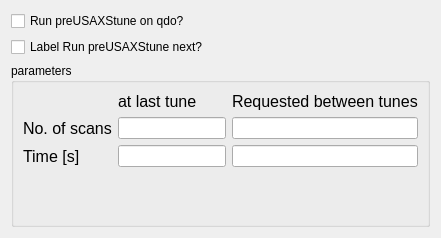
    <widget class="QWidget" name="tab_8">
     <attribute name="title">
      <string>Pre USAXS tune</string>
     </attribute>
     <layout class="QVBoxLayout" name="verticalLayout_5">
      <item>
       <layout class="QVBoxLayout" name="verticalLayout">
        <item>
         <widget class="QCheckBox" name="checkBox">
          <property name="text">
           <string>Run preUSAXStune on qdo?</string>
          </property>
         </widget>
        </item>
        <item>
         <widget class="QCheckBox" name="checkBox_2">
          <property name="text">
           <string>Label	Run preUSAXStune next?</string>
          </property>
         </widget>
        </item>
       </layout>
      </item>
      <item>
       <widget class="QGroupBox" name="groupBox_11">
        <property name="title">
         <string>parameters</string>
        </property>
        <layout class="QGridLayout" name="gridLayout">
         <item row="0" column="1">
          <widget class="QLabel" name="label_94">
           <property name="font">
            <font>
             <pointsize>12</pointsize>
            </font>
           </property>
           <property name="text">
            <string>at last tune</string>
           </property>
          </widget>
         </item>
         <item row="0" column="2">
          <widget class="QLabel" name="label_89">
           <property name="font">
            <font>
             <pointsize>12</pointsize>
            </font>
           </property>
           <property name="text">
            <string>Requested between tunes</string>
           </property>
          </widget>
         </item>
         <item row="1" column="0">
          <widget class="QLabel" name="label_85">
           <property name="font">
            <font>
             <pointsize>12</pointsize>
            </font>
           </property>
           <property name="text">
            <string>No. of scans</string>
           </property>
          </widget>
         </item>
         <item row="1" column="1">
          <widget class="caTextEntry" name="catextentry_81">
           <property name="sizePolicy">
            <sizepolicy hsizetype="Expanding" vsizetype="Expanding">
             <horstretch>0</horstretch>
             <verstretch>0</verstretch>
            </sizepolicy>
           </property>
           <property name="channel" stdset="0">
            <string notr="true">9idcLAX:USAXS:NumScansFromLastTune</string>
           </property>
           <property name="background">
            <color>
             <red>115</red>
             <green>215</green>
             <blue>253</blue>
            </color>
           </property>
           <property name="colorMode">
            <enum>caLineEdit::Static</enum>
           </property>
          </widget>
         </item>
         <item row="1" column="2">
          <widget class="caTextEntry" name="catextentry_84">
           <property name="sizePolicy">
            <sizepolicy hsizetype="Expanding" vsizetype="Expanding">
             <horstretch>0</horstretch>
             <verstretch>0</verstretch>
            </sizepolicy>
           </property>
           <property name="channel" stdset="0">
            <string notr="true">9idcLAX:USAXS:ReqNumScansBetweenTune</string>
           </property>
           <property name="background">
            <color>
             <red>115</red>
             <green>215</green>
             <blue>253</blue>
            </color>
           </property>
           <property name="colorMode">
            <enum>caLineEdit::Static</enum>
           </property>
          </widget>
         </item>
         <item row="2" column="0">
          <widget class="QLabel" name="label_86">
           <property name="font">
            <font>
             <pointsize>12</pointsize>
            </font>
           </property>
           <property name="text">
            <string>Time [s]</string>
           </property>
          </widget>
         </item>
         <item row="2" column="1">
          <widget class="caTextEntry" name="catextentry_82">
           <property name="sizePolicy">
            <sizepolicy hsizetype="Expanding" vsizetype="Expanding">
             <horstretch>0</horstretch>
             <verstretch>0</verstretch>
            </sizepolicy>
           </property>
           <property name="channel" stdset="0">
            <string notr="true">9idcLAX:USAXS:EPOCHTimeOfLastTune</string>
           </property>
           <property name="background">
            <color>
             <red>115</red>
             <green>215</green>
             <blue>253</blue>
            </color>
           </property>
           <property name="colorMode">
            <enum>caLineEdit::Static</enum>
           </property>
          </widget>
         </item>
         <item row="2" column="2">
          <widget class="caTextEntry" name="catextentry_83">
           <property name="sizePolicy">
            <sizepolicy hsizetype="Expanding" vsizetype="Expanding">
             <horstretch>0</horstretch>
             <verstretch>0</verstretch>
            </sizepolicy>
           </property>
           <property name="channel" stdset="0">
            <string notr="true">9idcLAX:USAXS:ReqTimeBetweenTune</string>
           </property>
           <property name="background">
            <color>
             <red>115</red>
             <green>215</green>
             <blue>253</blue>
            </color>
           </property>
           <property name="colorMode">
            <enum>caLineEdit::Static</enum>
           </property>
          </widget>
         </item>
         <item row="3" column="1">
          <spacer name="verticalSpacer_3">
           <property name="orientation">
            <enum>Qt::Vertical</enum>
           </property>
           <property name="sizeHint" stdset="0">
            <size>
             <width>20</width>
             <height>48</height>
            </size>
           </property>
          </spacer>
         </item>
        </layout>
       </widget>
      </item>
     </layout>
    </widget>
